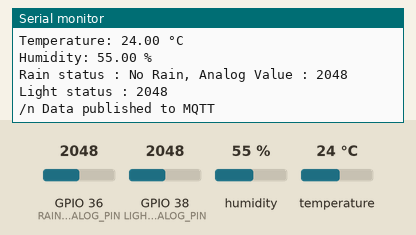
Bench run of a sketch on a simulated ESP32. Parts: the last lines printed to the serial monitor. Inputs (shaded band) come from the test bench; at power-on: GPIO 36 (RAIN_SENSOR_ANALOG_PIN) = 2048, humidity 55 %, GPIO 38 (LIGHT_SENSOR_ANALOG_PIN) = 2048, temperature 24 °C. WiFi joins after 1.5 s; servers stay silent unless stated; no MQTT or app messages arrive unless stated.

Above: at 2.7 s.
2.8 s: GPIO 36 (RAIN_SENSOR_ANALOG_PIN) set to 960
At 12.2 s:
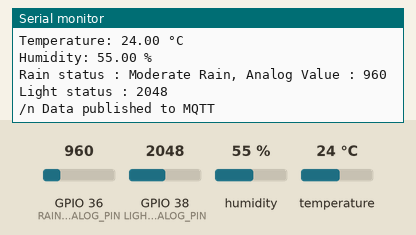
13.1 s: GPIO 36 (RAIN_SENSOR_ANALOG_PIN) set to 260
At 22.1 s:
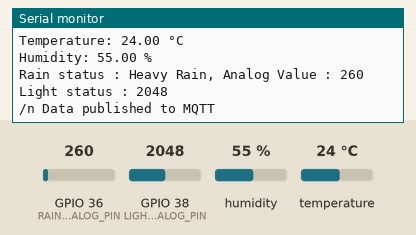
23.1 s: humidity set to 22 %
26.4 s: GPIO 38 (LIGHT_SENSOR_ANALOG_PIN) set to 2866
29.7 s: temperature set to 12 °C
At 32.1 s:
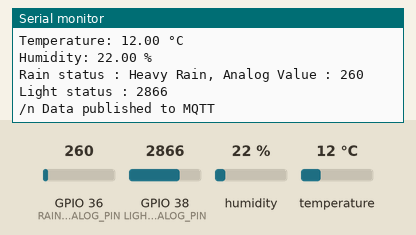

Measured:
- after the input at 2.8 s, the serial monitor: prints a new line after 8.8 s (image 1)
- after the input at 13.1 s, the serial monitor: prints a new line after 8.5 s (image 2)
- after the input at 29.7 s, the serial monitor: prints a new line after 2.0 s (image 3)

The sketch:

nano-weather-station.ino
```cpp
#include <WiFi.h>
#include <PubSubClient.h>
#include <DHT.h>
#include <ArduinoJson.h>

// MQTT configuration
const char* mqtt_server = "test.mosquitto.org"; // MQTT server address
const int mqtt_port = 1883; // MQTT server port
const char* mqtt_topic = "DDR-AMIN/weather/station"; // Topic for sending weather data
const char* ping_topic = "DDR-AMIN/weather/ping";  // Topic for ping messages

// WiFi configuration
const char* ssid = "Telia-EC2DEF";  // Your WiFi SSID
const char* password = "3DBF9327B5";  // Your WiFi password

WiFiClient espClient; // WiFi client instance
PubSubClient client(espClient); // MQTT client instance

// DHT sensor configuration
#define DHTPIN 2  // Pin where the DHT sensor is connected
#define DHTTYPE DHT11  // Type of the DHT sensor (DHT11)
DHT dht(DHTPIN, DHTTYPE); // Initialize the DHT sensor

// Rain Drop Sensor configuration
#define RAIN_SENSOR_ANALOG_PIN A0  // Analog pin for the Rain Drop sensor
#define RAIN_SENSOR_DIGITAL_PIN 2  // Digital pin for the Rain Drop sensor

// Light Sensor configuration
#define LIGHT_SENSOR_ANALOG_PIN A2  // Analog pin for the Light sensor

// Station identifier
const String station_id = "Wifi-MQTT";  // Unique ID for each station

void setup() {
    Serial.begin(115200); // Initialize serial communication at 115200 baud rate
    pinMode(RAIN_SENSOR_DIGITAL_PIN, OUTPUT);  // Set the Rain sensor digital pin as output

    // Initialize DHT sensor
    dht.begin();

    // Connect to WiFi
    connectWiFi();

    client.setServer(mqtt_server, mqtt_port); // Set MQTT server and port
    client.setCallback(callback); // Set callback function for incoming MQTT messages
    connectMQTT(); // Connect to MQTT server
}

void connectWiFi() {
    Serial.print("Connecting to ");
    Serial.println(ssid);
    WiFi.begin(ssid, password); // Start connecting to WiFi with provided credentials

    int attempt = 0; // Variable to keep track of connection attempts

    // Try to connect to WiFi until successful or attempts exceed 20
    while (WiFi.status() != WL_CONNECTED && attempt < 20) {
        delay(500);
        Serial.print(".");
        attempt++;
    }

    if (WiFi.status() == WL_CONNECTED) {
        Serial.println("Connected to WiFi");
        Serial.print("IP Address: ");
        Serial.println(WiFi.localIP()); // Print local IP address
    } else {
        Serial.println("Failed to connect to WiFi");
        while (true); // Infinite loop if WiFi connection fails
    }
}

void connectMQTT() {
    // Attempt to connect to the MQTT server
    while (!client.connected()) {
        Serial.print("Connecting to MQTT...");
        if (client.connect("ESP32WeatherStation")) { // Try to connect with a client ID
            Serial.println("MQTT connected");
        } else {
            Serial.print("Failed, rc=");
            Serial.print(client.state());
            delay(5000); // Wait 5 seconds before retrying
        }
    }
}

void callback(char* topic, byte* payload, unsigned int length) {
    // Do nothing on receiving messages
}

void loop() {
    // Reconnect to MQTT if disconnected
    if (!client.connected()) {
        connectMQTT();
    }
    client.loop(); // Keep the MQTT client loop active

    // Read data from DHT sensor
    float temperature = dht.readTemperature(); // Read temperature
    float humidity = dht.readHumidity(); // Read humidity
    String raining_status = ""; // To store rain status
    String light_condition = ""; // To store light condition

    // Logic to determine rain status based on sensor value
    if(analogRead(RAIN_SENSOR_ANALOG_PIN) < 300) raining_status = "Heavy Rain";
    else if(analogRead(RAIN_SENSOR_ANALOG_PIN) < 1000) raining_status = "Moderate Rain";
    else raining_status = "No Rain";

    // Logic to determine light condition based on sensor value
    if(analogRead(LIGHT_SENSOR_ANALOG_PIN) > 1000) light_condition = "Sunny";
    else if(analogRead(LIGHT_SENSOR_ANALOG_PIN) > 300) light_condition = "Cloudy";
    else light_condition = "Dark";

    // Check if the sensor data is valid
    if (isnan(temperature) || isnan(humidity)) {
        Serial.println("Error reading sensor data!");

        // Send an error message to MQTT
        StaticJsonDocument<200> errorDoc;
        errorDoc["station_id"] = station_id;
        errorDoc["error_type"] = "Sensor failure";
        errorDoc["error_message"] = "Failed to read sensor data.";
        errorDoc["last_update"] = millis() / 1000;; // Time since the program started
        String errorPayload;
        serializeJson(errorDoc, errorPayload); // Serialize JSON data
        client.publish(mqtt_topic, errorPayload.c_str()); // Publish error message
        delay(10000); // Wait 10 seconds before the next measurement
        return;
    }

    // Display the sensor data on the Serial Monitor
    Serial.print("Temperature: ");
    Serial.print(temperature);
    Serial.println(" °C");

    Serial.print("Humidity: ");
    Serial.print(humidity);
    Serial.println(" %");

    Serial.print("Rain status : ");
    Serial.print(raining_status);
    Serial.print(", Analog Value : ");
    Serial.println(analogRead(RAIN_SENSOR_ANALOG_PIN));

    Serial.print("Light status : ");
    Serial.println(analogRead(LIGHT_SENSOR_ANALOG_PIN));

    // Create a JSON object for the sensor data
    StaticJsonDocument<200> dataDoc;
    dataDoc["station_id"] = station_id;
    dataDoc["temperature"] = temperature;
    dataDoc["humidity"] = humidity;
    dataDoc["light"] = light_condition;
    dataDoc["rain"] = raining_status;
    dataDoc["last_update"] = millis() / 1000;;
    String payload;
    serializeJson(dataDoc, payload); // Serialize JSON data

    // Publish the sensor data to the MQTT topic
    if (client.publish(mqtt_topic, payload.c_str())) {
        Serial.println("/n Data published to MQTT");
    } else {
        Serial.println("Failed to publish data");
    }

    // Send a "pong" message to confirm the station is online
    StaticJsonDocument<200> pongDoc;
    pongDoc["station_id"] = station_id;
    pongDoc["pong"] = true;
    pongDoc["last_update"] = millis() / 1000;
    String pongPayload;
    serializeJson(pongDoc, pongPayload); // Serialize JSON data
    client.publish(ping_topic, pongPayload.c_str());

    delay(10000); // Wait 10 seconds before the next measurement
}
```
